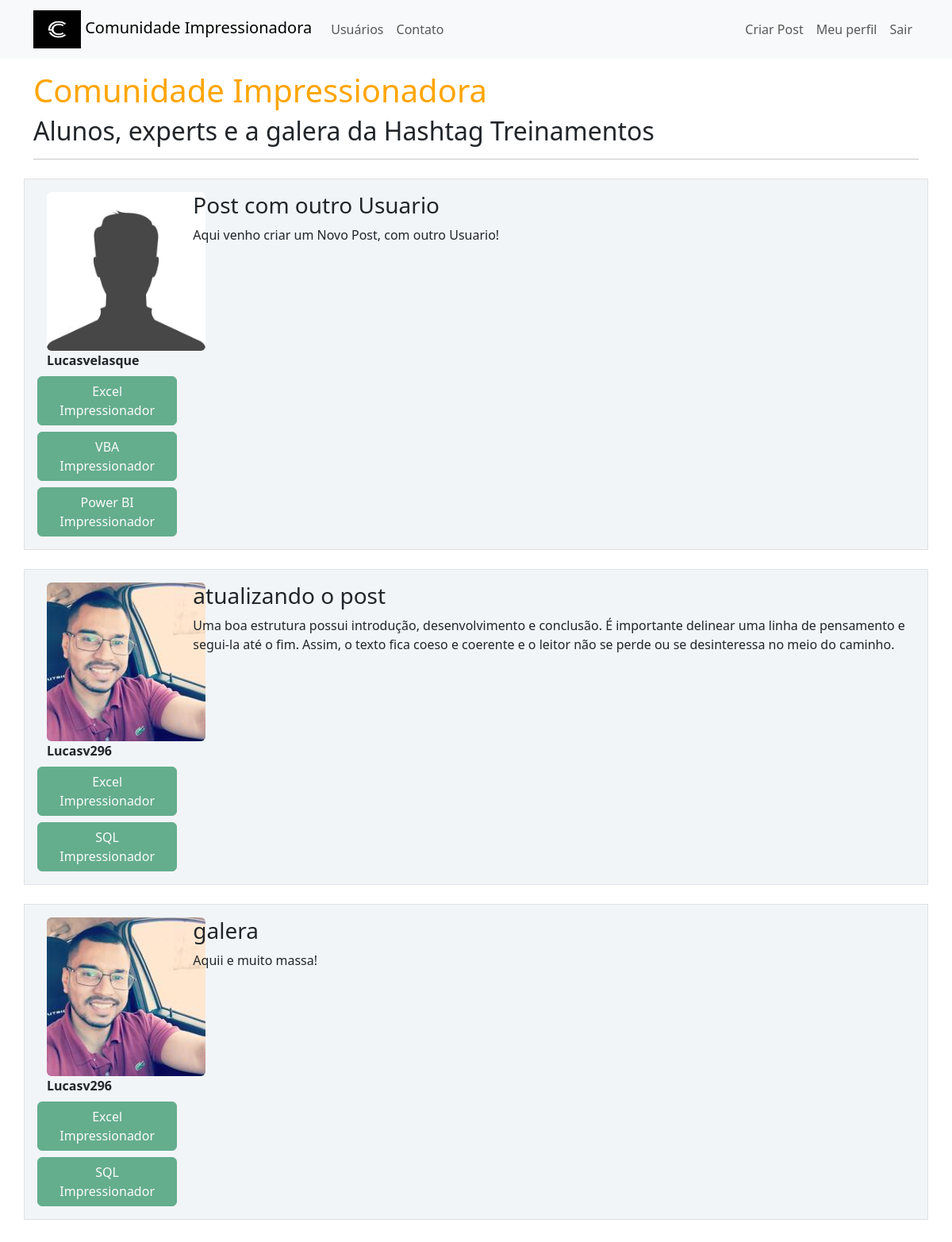
/ (signed in), run on the app's committed database.
### comunidadeimpressionadora/models.py (models this page shows)
class Post(database.Model):
    id = database.Column(database.Integer, primary_key=True)
    titulo = database.Column(database.String, nullable=False)
    corpo = database.Column(database.Text, nullable=False)
    data_criacao = database.Column(database.DateTime, nullable=False, default=datetime.utcnow)
    id_usuario = database.Column(database.Integer, database.ForeignKey('usuario.id'), nullable=False)

class Usuario(database.Model, UserMixin):
    id = database.Column(database.Integer, primary_key=True)
    username = database.Column(database.String, nullable=False)
    email = database.Column(database.String, nullable=False, unique=True)
    senha = database.Column(database.String, nullable=False)
    foto_perfil = database.Column(database.String, default='default.jpg')
    posts = database.relationship('Post', backref='autor', lazy=True)
    cursos = database.Column(database.String, nullable=False, default='Não Informado')

### comunidadeimpressionadora/routes.py (the view)
@app.route("/")
def home():
    posts = Post.query.order_by(Post.id.desc())
    return render_template('home.html', posts=posts)

### comunidadeimpressionadora/models.py (called while the page is built)
@login_manager.user_loader
def load_usuario(id_usuario):
    return Usuario.query.get(int(id_usuario))

### comunidadeimpressionadora/templates/home.html (shortened to what this page needs)
{% extends 'base.html' %}
{% block body %}
        <div class="container mt-3">
            <h1 style="color: orange">Comunidade Impressionadora</h1>
            <h2>Alunos, experts e a galera da Hashtag Treinamentos</h2>
            <hr>
            {% for post in posts %}
            <div class="row border mt-4 p-3 meupost">
                <div class="col col-2">
                    <div class="image pe-2">
                        <img src="{{ url_for('static', filename='fotos_perfil/{}'.format(post.autor.foto_perfil)) }}" class="rounded" width="200" >
                        <div>
                            <strong>{{ post.autor.username }}</strong>
                        </div>
                        <div class="row justify-content-center">
                            <br>
                            {% for curso in post.autor.cursos.split(';') %}
                                <button type="button" class="btn btn-success mt-2" disabled>{{ curso }}</button>
                            {% endfor %}
                        </div>
                    </div>
                </div>
                <div class="col col-10">
                    <h3>{{ post.titulo }}</h3>
                    <p>{{ post.corpo }}</p>
                </div>
            </div>
            {% endfor %}
        </div>
{% endblock %}

### comunidadeimpressionadora/static/main.css (style rules this page uses)
.meupost { background: #f2f5f8 !important; }

### data on the page
Post: foto_perfil (placeholder picture), autor.username "Lucasvelasque", curso "Excel Impressionador" "VBA Impressionador" "Power BI Impressionador", titulo "Post com outro Usuario", corpo "Aqui venho criar um Novo Post, com outro Usuario!"
Post: foto_perfil (picture), autor.username "Lucasv296", curso "Excel Impressionador" "SQL Impressionador", titulo "atualizando o post", corpo "Uma boa estrutura possui introdução, desenvolvimento e conclusão. É importante delinear uma linha de pensamento e segui-la até o fim. Assim, o texto fica coeso e coerente e o leitor não se perde ou se desinteressa no meio do caminho."
Post: foto_perfil (picture), autor.username "Lucasv296", curso "Excel Impressionador" "SQL Impressionador", titulo "galera", corpo "Aquii e muito massa!"
